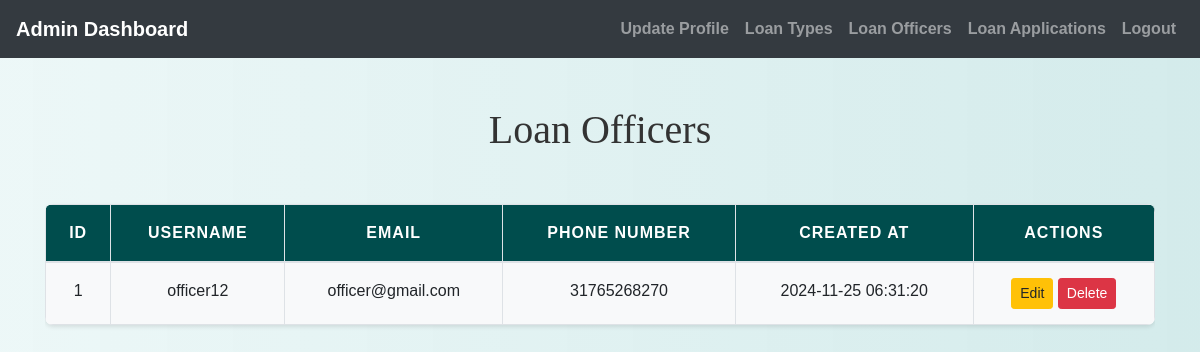
The app's page /admin/view_loan_officers.php (signed in), older data.
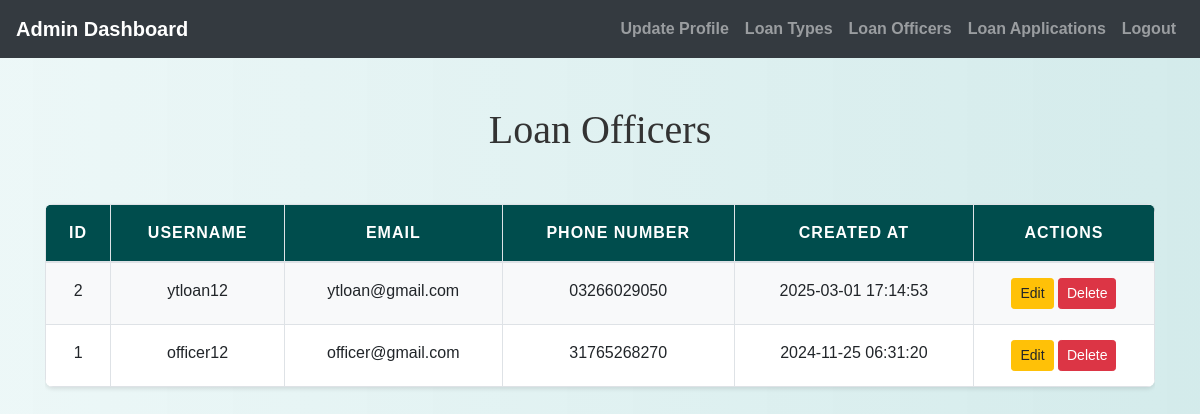
The same page, newer data.
### tables this page shows
CREATE TABLE `loanofficers` (
  `id` int(11) NOT NULL,
  `username` varchar(100) NOT NULL,
  `password` varchar(255) NOT NULL,
  `email` varchar(150) NOT NULL,
  `phone_number` varchar(15) NOT NULL,
  `created_at` datetime NOT NULL,
  `updated_at` datetime NOT NULL
);

### admin/view_loan_officers.php (the view, shortened to what this page needs)
<?php
include('config.php');
?>
<!DOCTYPE html>
<html>
<head>
    <link rel="stylesheet" href="https://maxcdn.bootstrapcdn.com/bootstrap/4.5.2/css/bootstrap.min.css">
    <link rel="stylesheet" href="../css/style.css">
</head>
<body>
<?php include('admin_navbar.php'); ?>
<div class="container mt-5">
    <h1 class="text-center">Loan Officers</h1>
    <div class="table-responsive">
        <table class="table table-bordered table-hover">
            <thead>
                <tr>
                    <th>ID</th>
                    <th>Username</th>
                    <th>Email</th>
                    <th>Phone Number</th>
                    <th>Created At</th>
                    <th>Actions</th>
                </tr>
            </thead>
            <tbody>
                <?php
                $query = "SELECT * FROM loanofficers ORDER BY created_at DESC";
                $result = $conn->query($query);
                if ($result->num_rows > 0) {
                    while ($row = $result->fetch_assoc()) {
                        echo "<tr>
                                <td>{$row['id']}</td>
                                <td>{$row['username']}</td>
                                <td>{$row['email']}</td>
                                <td>{$row['phone_number']}</td>
                                <td>{$row['created_at']}</td>
                                <td>
                                    <a href='edit_loan_officer.php?id={$row['id']}' class='btn btn-warning btn-sm'>Edit</a>
                                    <a href='view_loan_officers.php?delete_id={$row['id']}' onclick='return confirm(\"Are you sure you want to delete this loan officer?\");' class='btn btn-danger btn-sm'>Delete</a>
                                </td>
                              </tr>";
                    }
                } else {
                    echo "<tr><td colspan='6' class='text-center'>No loan officers found.</td></tr>";
                }
                ?>
            </tbody>
        </table>
    </div>
</div>
</body>
</html>

Row changes from the older to the newer data that the page shows:
added loanofficers: id "2", username "ytloan12", email "ytloan@gmail.com", phone_number "03266029050", created_at "2025-03-01 17:14:53"
